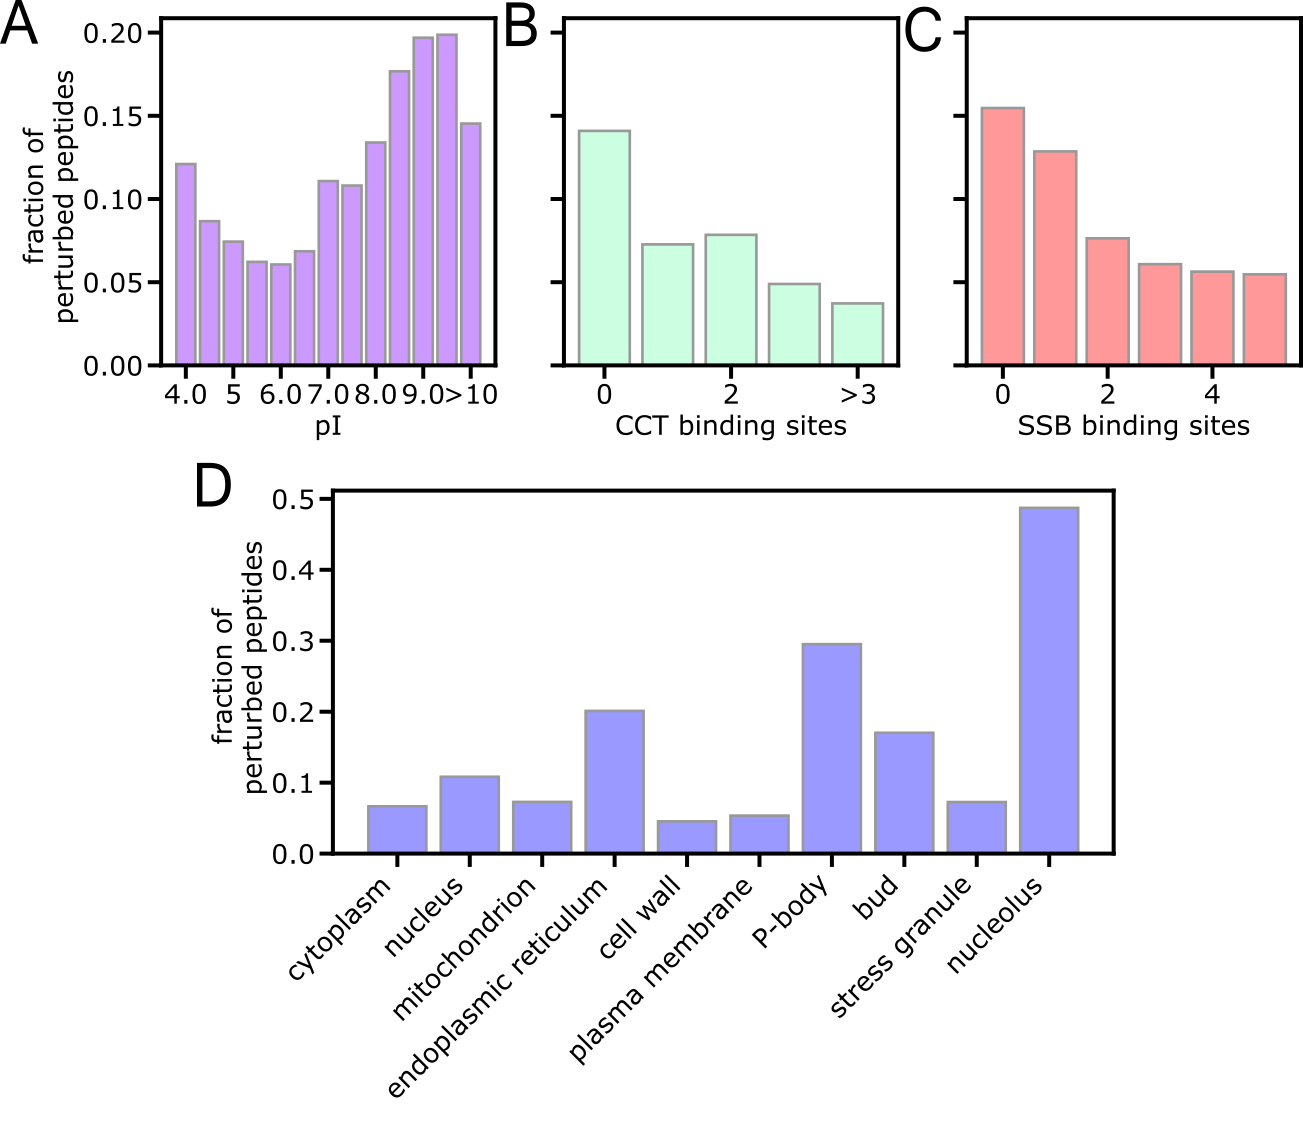

Reproduce this figure in Python.
# -*- coding: utf-8 -*-
"""
Created on Tue Oct  8 21:20:27 2024

@author: ssukenik
"""

import numpy as np
import pandas as pd
import matplotlib.pyplot as plt
import matplotlib as mpl

mpl.rcParams['axes.linewidth'] = 3
mpl.rcParams['ytick.major.size'] = 10
mpl.rcParams['xtick.major.size'] = 10
mpl.rcParams['ytick.major.width'] = 3
mpl.rcParams['xtick.major.width'] = 3
mpl.rcParams['font.size'] = 20

#%%
xl = pd.ExcelFile('../SI/Fig.3.LiP.xlsx')

#%%
categories = ['pI','CCT binding sites','SSB binding sites']
cmap = plt.cm.rainbow(np.linspace(0,1,len(categories)))
fig,ax=plt.subplots(1,len(categories),figsize=[4.5*len(categories),5],sharey=True)
for i,sheet_name in enumerate(categories):
    data = xl.parse(sheet_name,index_col=0)
    # ticks = np.a
    ax[i].bar(np.arange(len(data)),data['structurally perturbed peptide fraction'],
              color=cmap[i],alpha=0.4,edgecolor='k',lw=2)
    ax[i].set_xlabel(sheet_name)
    if sheet_name == 'Cellular location':
        ax[i].set_xticks(np.arange(len(data)))
        ax[i].set_xticklabels(data.index.astype('string'),rotation=45,ha='right',fontsize=12)
    else:
        ax[i].set_xticks(np.arange(len(data))[::2])
        ax[i].set_xticklabels(data.index.astype('string').str.split('-').str[0][::2])
ax[0].set_ylabel('fraction of \n perturbed peptides')
plt.tight_layout()
fig.savefig('Fig.S4A-C.svg')

fig,ax=plt.subplots(figsize=[10,7])
data = xl.parse('Cellular location',index_col=0)
ax.bar(np.arange(len(data)),data['structurally perturbed peptide fraction'],
          color=cmap[i],alpha=0.4,edgecolor='k',lw=2,facecolor='blue')
ax.set_xticks(np.arange(len(data)))
ax.set_xticklabels(data.index.astype('string'),rotation=45,ha='right',fontsize=20)
ax.set_ylabel('fraction of \n perturbed peptides')
plt.tight_layout()
fig.savefig('Fig.S4D.svg')
